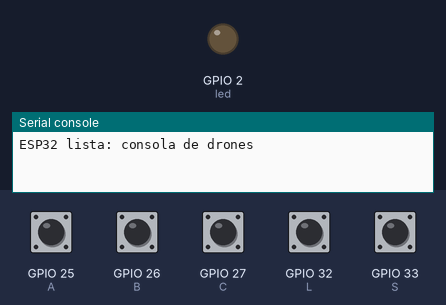
Bench run of a program on a simulated ESP32 board running MicroPython. Parts: output pins drawn as LEDs (lit = HIGH), the last lines printed to the serial console. Inputs (shaded band) come from the test bench; at power-on: GPIO 25 (A), GPIO 26 (B), GPIO 27 (C), GPIO 32 (L), GPIO 33 (S) HIGH.

Above: at 1.2 s.
1.3 s: GPIO 27 (C) pulled LOW for 0.15 s
At 1.36 s:
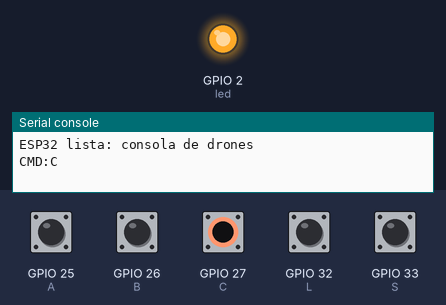
2.9 s: GPIO 32 (L) pulled LOW for 0.15 s
At 3.6 s:
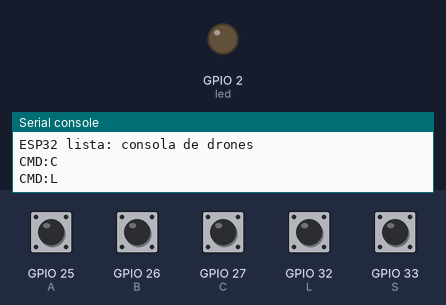
4.5 s: GPIO 33 (S) pulled LOW for 0.15 s
At 4.9 s:
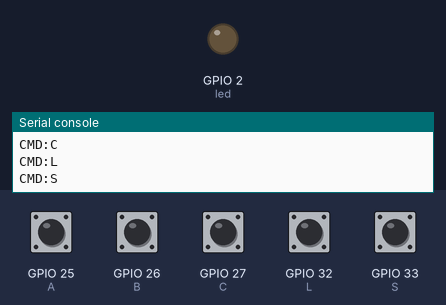
Timing chart, 0 to 7.5 s (numbered marks = the images above; inputs shaded):
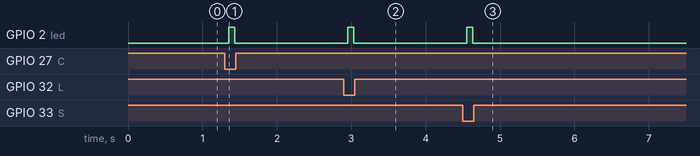

The program:

main.py
```python
# ================================================================
# Práctica Real-to-Sim — Inciso a)  |  ESP32 + MicroPython (Thonny)
# Consola de 5 botones que manda comandos por USB (UART) al PC.
# Guárdalo en la ESP32 como  main.py  para que arranque solo.
#
#   Botón   GPIO   Comando   Acción en la simulación
#   A       25     CMD:A     ir al punto A
#   B       26     CMD:B     ir al punto B
#   C       27     CMD:C     ir al punto C
#   SEQ     33     CMD:S     secuencia automática A -> B -> C (opcional)
#   LAND    32     CMD:L     aterrizar (opcional)
#
# Cableado de cada botón:  GPIO ---[botón]--- GND
# (se usa la resistencia pull-up interna, no hace falta resistencia externa)
# ================================================================
from machine import Pin
import time

BOTONES = {
    "A": Pin(25, Pin.IN, Pin.PULL_UP),
    "B": Pin(26, Pin.IN, Pin.PULL_UP),
    "C": Pin(27, Pin.IN, Pin.PULL_UP),
    "S": Pin(33, Pin.IN, Pin.PULL_UP),
    "L": Pin(32, Pin.IN, Pin.PULL_UP),
}
led = Pin(2, Pin.OUT)          # LED azul integrado de la mayoría de placas ESP32

ANTIRREBOTE_MS = 50
anterior = {k: 1 for k in BOTONES}   # 1 = suelto (pull-up)

print("ESP32 lista: consola de drones")

while True:
    for cmd, pin in BOTONES.items():
        estado = pin.value()
        if anterior[cmd] == 1 and estado == 0:          # flanco de bajada = pulsado
            time.sleep_ms(ANTIRREBOTE_MS)
            if pin.value() == 0:                        # sigue pulsado -> es real
                print("CMD:" + cmd)                     # viaja por USB al PC
                led.value(1)
                time.sleep_ms(80)
                led.value(0)
        anterior[cmd] = estado
    time.sleep_ms(5)
```

Measured:
- after the input at 1.3 s, GPIO 2 (led): LOW → HIGH after 0.05 s, → LOW 0.08 s later
- after the input at 2.9 s, GPIO 2 (led): LOW → HIGH after 0.05 s, → LOW 0.08 s later
- after the input at 4.5 s, GPIO 2 (led): LOW → HIGH after 0.05 s, → LOW 0.08 s later
